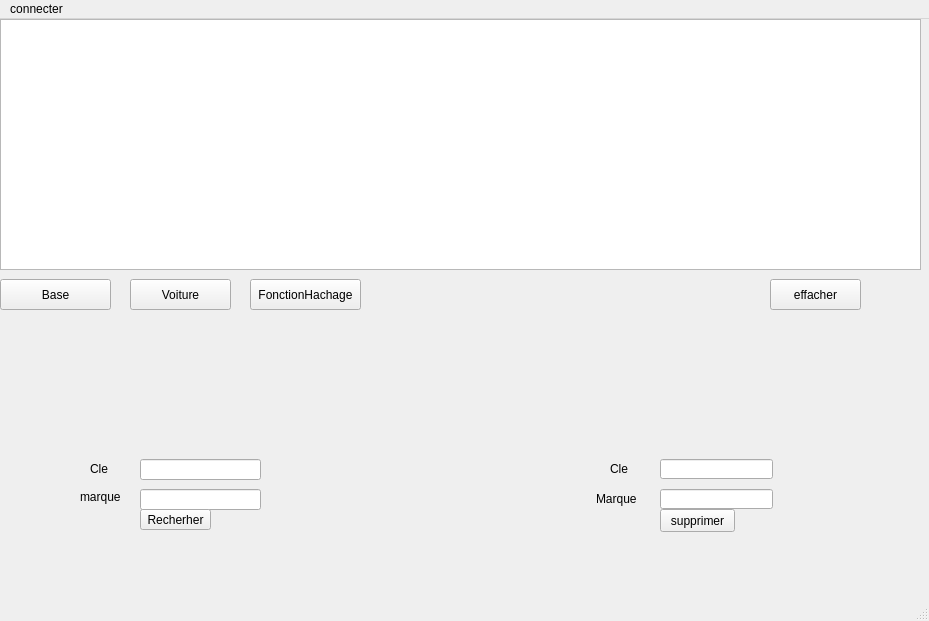
<?xml version="1.0" encoding="UTF-8"?>
<ui version="4.0">
 <class>MainWindow</class>
 <widget class="QMainWindow" name="MainWindow">
  <property name="geometry">
   <rect>
    <x>0</x>
    <y>0</y>
    <width>929</width>
    <height>621</height>
   </rect>
  </property>
  <property name="windowTitle">
   <string>MainWindow</string>
  </property>
  <widget class="QWidget" name="centralwidget">
   <widget class="QTableWidget" name="tableWidget">
    <property name="geometry">
     <rect>
      <x>0</x>
      <y>0</y>
      <width>921</width>
      <height>251</height>
     </rect>
    </property>
    <property name="cursor" stdset="0">
     <cursorShape>ArrowCursor</cursorShape>
    </property>
    <property name="styleSheet">
     <string notr="true">background-cover</string>
    </property>
   </widget>
   <widget class="QPushButton" name="Base">
    <property name="geometry">
     <rect>
      <x>0</x>
      <y>260</y>
      <width>111</width>
      <height>31</height>
     </rect>
    </property>
    <property name="text">
     <string>Base</string>
    </property>
    <property name="autoDefault">
     <bool>false</bool>
    </property>
   </widget>
   <widget class="QPushButton" name="Voiture">
    <property name="geometry">
     <rect>
      <x>130</x>
      <y>260</y>
      <width>101</width>
      <height>31</height>
     </rect>
    </property>
    <property name="text">
     <string>Voiture</string>
    </property>
   </widget>
   <widget class="QPushButton" name="reset">
    <property name="geometry">
     <rect>
      <x>770</x>
      <y>260</y>
      <width>91</width>
      <height>31</height>
     </rect>
    </property>
    <property name="text">
     <string>effacher</string>
    </property>
   </widget>
   <widget class="QPushButton" name="FonctionHachage">
    <property name="geometry">
     <rect>
      <x>250</x>
      <y>260</y>
      <width>111</width>
      <height>31</height>
     </rect>
    </property>
    <property name="text">
     <string>FonctionHachage</string>
    </property>
   </widget>
   <widget class="QLineEdit" name="searchCle">
    <property name="geometry">
     <rect>
      <x>140</x>
      <y>440</y>
      <width>121</width>
      <height>21</height>
     </rect>
    </property>
   </widget>
   <widget class="QLineEdit" name="searchMarque">
    <property name="geometry">
     <rect>
      <x>140</x>
      <y>470</y>
      <width>121</width>
      <height>21</height>
     </rect>
    </property>
   </widget>
   <widget class="QPushButton" name="Recherher">
    <property name="geometry">
     <rect>
      <x>140</x>
      <y>490</y>
      <width>71</width>
      <height>21</height>
     </rect>
    </property>
    <property name="text">
     <string>Recherher</string>
    </property>
   </widget>
   <widget class="QLineEdit" name="clef">
    <property name="geometry">
     <rect>
      <x>660</x>
      <y>440</y>
      <width>113</width>
      <height>20</height>
     </rect>
    </property>
   </widget>
   <widget class="QLineEdit" name="valeurs">
    <property name="geometry">
     <rect>
      <x>660</x>
      <y>470</y>
      <width>113</width>
      <height>20</height>
     </rect>
    </property>
   </widget>
   <widget class="QPushButton" name="supprimer">
    <property name="geometry">
     <rect>
      <x>660</x>
      <y>490</y>
      <width>75</width>
      <height>23</height>
     </rect>
    </property>
    <property name="text">
     <string>supprimer</string>
    </property>
   </widget>
   <widget class="QLabel" name="label">
    <property name="geometry">
     <rect>
      <x>80</x>
      <y>470</y>
      <width>51</width>
      <height>16</height>
     </rect>
    </property>
    <property name="text">
     <string>marque</string>
    </property>
   </widget>
   <widget class="QLabel" name="label_2">
    <property name="geometry">
     <rect>
      <x>90</x>
      <y>440</y>
      <width>51</width>
      <height>20</height>
     </rect>
    </property>
    <property name="text">
     <string>Cle</string>
    </property>
   </widget>
   <widget class="QLabel" name="label_3">
    <property name="geometry">
     <rect>
      <x>610</x>
      <y>440</y>
      <width>51</width>
      <height>20</height>
     </rect>
    </property>
    <property name="text">
     <string>Cle</string>
    </property>
   </widget>
   <widget class="QLabel" name="label_4">
    <property name="geometry">
     <rect>
      <x>596</x>
      <y>470</y>
      <width>51</width>
      <height>20</height>
     </rect>
    </property>
    <property name="text">
     <string>Marque</string>
    </property>
   </widget>
  </widget>
  <widget class="QMenuBar" name="menubar">
   <property name="geometry">
    <rect>
     <x>0</x>
     <y>0</y>
     <width>929</width>
     <height>21</height>
    </rect>
   </property>
   <widget class="QMenu" name="menuconnecter">
    <property name="title">
     <string>connecter</string>
    </property>
   </widget>
   <addaction name="menuconnecter"/>
  </widget>
  <widget class="QStatusBar" name="statusbar">
   <property name="autoFillBackground">
    <bool>true</bool>
   </property>
  </widget>
 </widget>
 <resources/>
 <connections/>
</ui>
